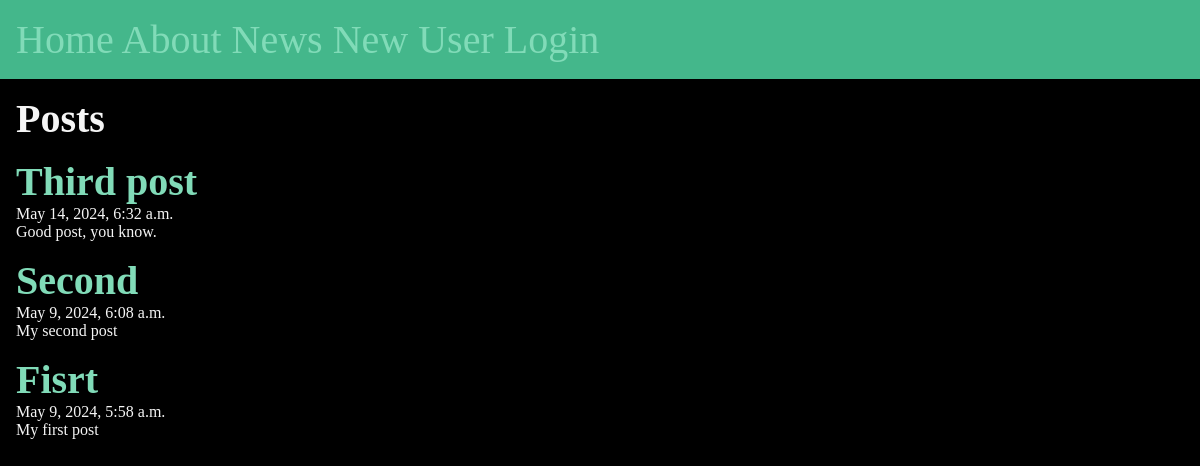
The page /posts on the database its author committed.
### polls/models.py (models this page shows, shortened)
class Post(models.Model):
    title = models.CharField(max_length=75)
    body = models.TextField()
    slug = models.SlugField()
    date = models.DateTimeField(auto_now_add=True)
    banner = models.ImageField(default='fallback.png', blank=True)

### polls/views.py (the view)
# urls.py: path("posts", views.posts_list, name="list"),
def posts_list(request):
    posts = Post.objects.all().order_by('-date')
    return render(request, 'posts/posts_list.html', {'posts': posts})

### polls/templates/posts/posts_list.html (shortened to what this page needs)
{% extends 'layout.html' %}
{% block content %}
<section>
<h1>Posts</h1>
{% for post in posts %}
<article class="post">
    <h2>
        <a href="{% url 'posts:page' slug=post.slug %}">
            {{post.title}}
        </a>
    </h2>
    <p>{{post.date}}</p>
    <p>{{post.body}}</p>
</article>
{% endfor %}
</section>
{% endblock content %}

### static/css/style.css (style rules this page uses)
* { margin: 0; padding: 0; box-sizing: border-box; }
body { min-height: 100vh; background-color: black; color: whitesmoke; font-size: 3rem; }
section { display: flex; flex-flow: column; gap: 1rem; }
h1, h2 { font-size: 2.5rem; }
p { font-size: 1rem; }
a { text-decoration: none; color: #81dbb8; }

### rows shown on the page
Post: title "Third post", date "May 14, 2024, 6:32 a.m.", body "Good post, you know."
Post: title "Second", date "May 9, 2024, 6:08 a.m.", body "My second post"
Post: title "Fisrt", date "May 9, 2024, 5:58 a.m.", body "My first post"
